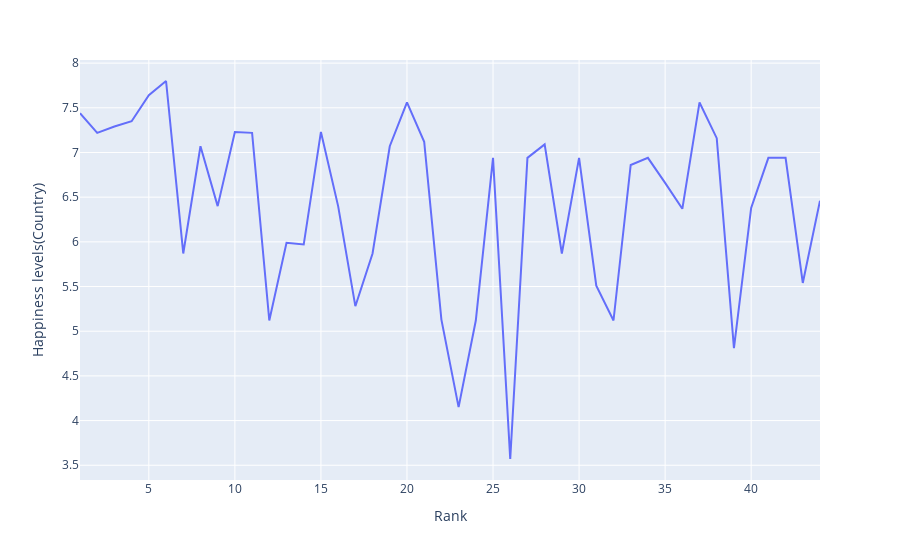

Notebook source saved alongside this figure:
### Markdown cell above
*Let's check if there's some proper relationship between city rankings and Happiness Level using Line Graph*

### Code cell
fig1 = px.line(df, x='Rank', y='Happiness levels(Country)', hover_data=['City'])
fig1.show()

### Figure 1 — Plotly figure (JSON) as saved in the notebook; plotly's stock layout.template omitted (floating-point values rounded to 4 significant figures)
{"data": [{"customdata": [["Amsterdam"], ["Sydney"], ["Vienna"], ["Stockholm"], ["Copenhagen"], ["Helsinki"], ["Fukuoka"], ["Berlin"], ["Barcelona"], ["Vancouver"], ["Melbourne"], ["Beijing"], ["Bangkok"], ["Buenos Aires"], ["Toronto"], ["Madrid"], ["Jakarta"], ["Seoul"], ["Frankfurt"], ["Geneva"], ["Tel Aviv"], ["Istanbul"], ["Cairo"], ["Taipei"], ["Los Angeles"], ["Mumbai"], ["Boston"], ["Dublin"], ["Tokyo"], ["Chicago"], ["Hong Kong"], ["Shanghai"], ["Brussels"], ["San Francisco"], ["Paris"], ["Sao Paulo"], ["Zurich"], ["London"], ["Johannesburg"], ["Milan"], ["Washington, D.C."], ["New York"], ["Moscow"], ["Mexico City"]], "hovertemplate": "Rank=%{x}<br>Happiness levels(Country)=%{y}<br>City=%{customdata[0]}<extra></extra>", "legendgroup": "", "line": {"color": "#636efa", "dash": "solid"}, "marker": {"symbol": "circle"}, "mode": "lines", "name": "", "orientation": "v", "showlegend": false, "type": "scatter", "x": [1, 2, 3, 4, 5, 6, 7, 8, 9, 10, 11, 12, 13, 14, 15, 16, 17, 18, 19, 20, 21, 22, 23, 24, 25, 26, 27, 28, 29, 30, 31, 32, 33, 34, 35, 36, 37, 38, 39, 40, 41, 42, 43, 44], "xaxis": "x", "y": [7.44, 7.22, 7.29, 7.35, 7.64, 7.8, 5.87, 7.07, 6.4, 7.23, 7.22, 5.12, 5.99, 5.97, 7.23, 6.4, 5.28, 5.87, 7.07, 7.56, 7.12, 5.13, 4.15, 5.12, 6.94, 3.57, 6.94, 7.09, 5.87, 6.94, 5.51, 5.12, 6.86, 6.94, 6.66, 6.37, 7.56, 7.16, 4.81, 6.38, 6.94, 6.94, 5.54, 6.46], "yaxis": "y"}], "layout": {"legend": {"tracegroupgap": 0}, "margin": {"t": 60}, "xaxis": {"anchor": "y", "domain": [0, 1], "title": {"text": "Rank"}}, "yaxis": {"anchor": "x", "domain": [0, 1], "title": {"text": "Happiness levels(Country)"}}}}
